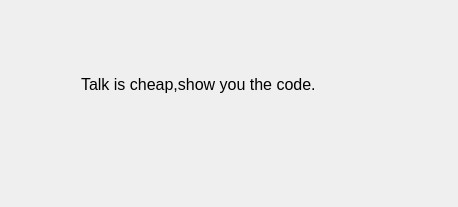
<?xml version="1.0" encoding="UTF-8"?>
<ui version="4.0">
 <class>MainWindow</class>
 <widget class="QMainWindow" name="MainWindow">
  <property name="geometry">
   <rect>
    <x>0</x>
    <y>0</y>
    <width>458</width>
    <height>207</height>
   </rect>
  </property>
  <property name="windowTitle">
   <string>QtQRcodeScaner</string>
  </property>
  <property name="windowIcon">
   <iconset resource="images.qrc">
    <normaloff>:/iamages/qrcode.png</normaloff>:/iamages/qrcode.png</iconset>
  </property>
  <property name="styleSheet">
   <string notr="true">QWidget{border-radius:15px;}</string>
  </property>
  <widget class="QWidget" name="centralWidget">
   <widget class="QWidget" name="">
    <property name="geometry">
     <rect>
      <x>70</x>
      <y>60</y>
      <width>322</width>
      <height>69</height>
     </rect>
    </property>
    <layout class="QVBoxLayout" name="verticalLayout">
     <item>
      <widget class="QLabel" name="label">
       <property name="font">
        <font>
         <pointsize>12</pointsize>
        </font>
       </property>
       <property name="text">
        <string>Talk is cheap,show you the code.</string>
       </property>
      </widget>
     </item>
     <item>
      <widget class="QPushButton" name="pushButton">
       <property name="toolTip">
        <string>Just click</string>
       </property>
       <property name="text">
        <string/>
       </property>
       <property name="icon">
        <iconset resource="images.qrc">
         <normaloff>:/iamages/github.png</normaloff>:/iamages/github.png</iconset>
       </property>
       <property name="iconSize">
        <size>
         <width>40</width>
         <height>40</height>
        </size>
       </property>
      </widget>
     </item>
    </layout>
   </widget>
  </widget>
 </widget>
 <layoutdefault spacing="6" margin="11"/>
 <resources>
  <include location="images.qrc"/>
 </resources>
 <connections/>
</ui>
